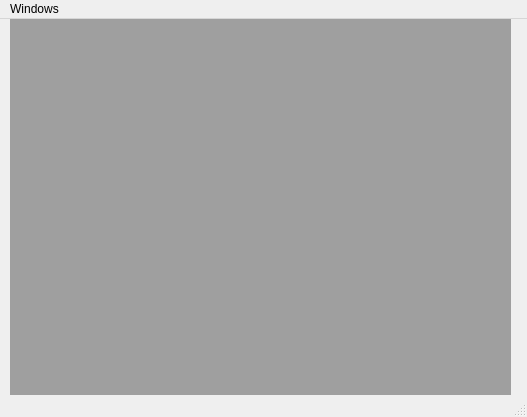
<?xml version="1.0" encoding="UTF-8"?>
<ui version="4.0">
 <class>MainWindow</class>
 <widget class="QMainWindow" name="MainWindow">
  <property name="geometry">
   <rect>
    <x>0</x>
    <y>0</y>
    <width>527</width>
    <height>417</height>
   </rect>
  </property>
  <property name="windowTitle">
   <string>MainWindow</string>
  </property>
  <widget class="QWidget" name="centralwidget">
   <widget class="QMdiArea" name="mdiArea">
    <property name="geometry">
     <rect>
      <x>10</x>
      <y>0</y>
      <width>501</width>
      <height>401</height>
     </rect>
    </property>
    <widget class="QWidget" name="subwindow_2">
     <property name="windowTitle">
      <string>子窗口</string>
     </property>
     <widget class="QLabel" name="label">
      <property name="geometry">
       <rect>
        <x>33</x>
        <y>100</y>
        <width>131</width>
        <height>20</height>
       </rect>
      </property>
      <property name="text">
       <string>First sub window</string>
      </property>
     </widget>
    </widget>
    <widget class="QWidget" name="subwindow">
     <property name="windowTitle">
      <string>子窗口</string>
     </property>
     <widget class="QLabel" name="label_2">
      <property name="geometry">
       <rect>
        <x>23</x>
        <y>70</y>
        <width>111</width>
        <height>20</height>
       </rect>
      </property>
      <property name="text">
       <string>second sub window</string>
      </property>
     </widget>
    </widget>
   </widget>
  </widget>
  <widget class="QMenuBar" name="menubar">
   <property name="geometry">
    <rect>
     <x>0</x>
     <y>0</y>
     <width>527</width>
     <height>23</height>
    </rect>
   </property>
   <widget class="QMenu" name="menuWindows">
    <property name="title">
     <string>Windows</string>
    </property>
    <addaction name="actionSubWindow_View"/>
    <addaction name="actionTabbleWindow_View"/>
    <addaction name="actionCaseced_View"/>
    <addaction name="actionTile_View"/>
   </widget>
   <addaction name="menuWindows"/>
  </widget>
  <widget class="QStatusBar" name="statusbar"/>
  <action name="actionSubWindow_View">
   <property name="text">
    <string>SubWindow View</string>
   </property>
  </action>
  <action name="actionTabbleWindow_View">
   <property name="text">
    <string>Tabbed View</string>
   </property>
  </action>
  <action name="actionCaseced_View">
   <property name="text">
    <string>Cascade View</string>
   </property>
  </action>
  <action name="actionTile_View">
   <property name="text">
    <string>Tile View</string>
   </property>
  </action>
 </widget>
 <resources/>
 <connections/>
</ui>
